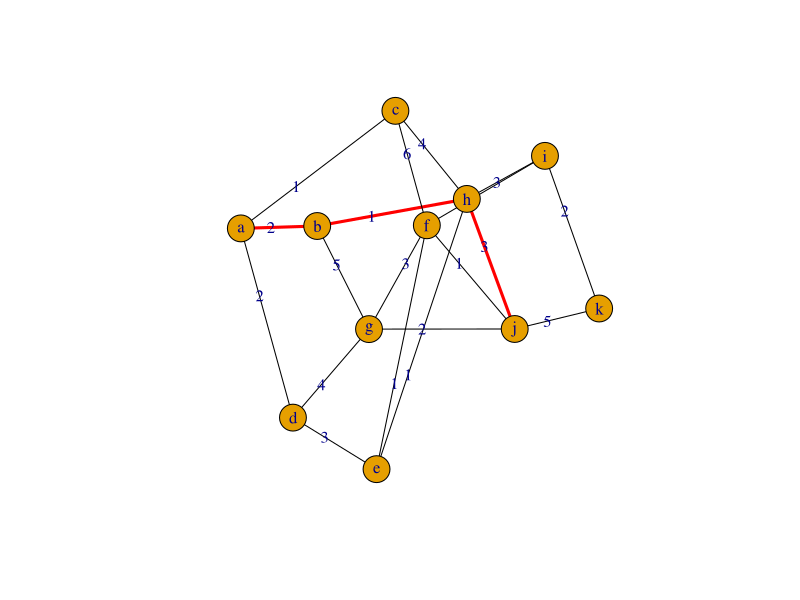
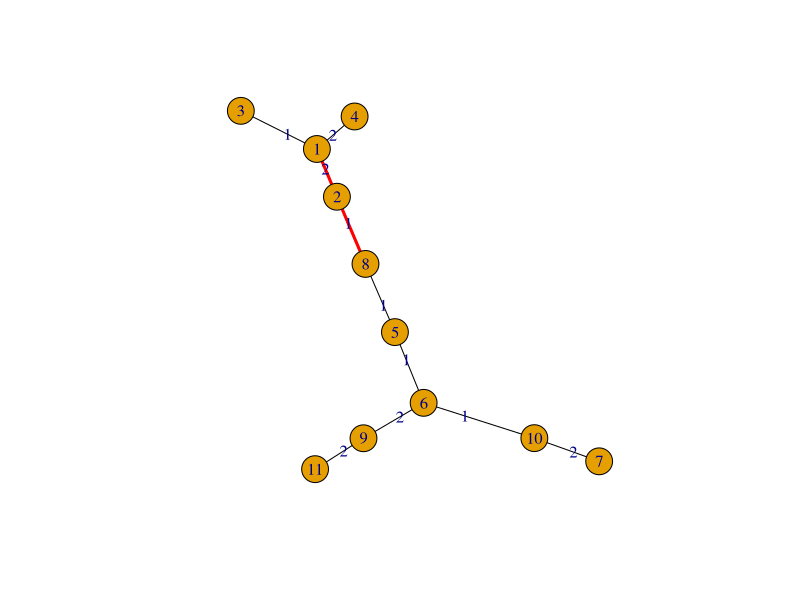

The R script that drew these images, in order:
## ---- chunk 1
knitr::opts_chunk$set(echo = TRUE)
## ---- chunk 2
library(igraph)
MS <- matrix(c(0,2,1,2,0,0,0,0,0,0,0,
2,0,0,0,0,0,5,1,0,0,0,
1,0,0,0,0,6,0,4,0,0,0,
2,0,0,0,3,0,4,0,0,0,0,
0,0,0,3,0,1,0,1,0,0,0,
0,0,6,0,1,0,3,0,2,1,0,
0,5,0,4,0,3,0,0,0,2,0,
0,1,4,0,1,0,0,0,3,3,0,
0,0,0,0,0,2,0,3,0,0,2,
0,0,0,0,0,1,2,3,0,0,5,
0,0,0,0,0,0,0,0,2,5,0), nrow = 11, ncol = 11, byrow = TRUE,
dimnames = list(c("a", "b","c","d","e","f","g","h","i","j","k"),
c("a", "b","c","d","e","f","g","h","i","j","k")))
#MS
#graf z macierzy sąsiedztwa (nazwy kolumn będą etykietami wierzchołków)
graf1<-graph_from_adjacency_matrix(MS,mode= "undirected", weighted = TRUE, add.colnames = "nazwa")
distances(graf1)
distances(graf1,v=c(1:3,5),to=c(7,10))
distances(graf1,v=1,to=10)
#najkrótsześcieżkizwierzchołka1dopozostałychwierzchołkówwgrafie
sp1<-shortest_paths(graf1,1, to= V(graf1), output= c("both"))
sp1
## ---- chunk 3
library(igraph)
E(graf1)$color <- "black"
E(graf1)$width <- 1
E(graf1, path=sp1$vpath[[10]])$color <- "red"
E(graf1, path=sp1$vpath[[10]])$width <- 3
plot(graf1,vertex.label = V(graf1)$nazwa, edge.label=E(graf1)$weight)
mst_graf1<-mst(graf1)
mst_graf1
plot(mst_graf1,edge.label=E(mst_graf1)$weight)
waga_drzewa<-sum(E(mst_graf1)$weight)
waga_drzewa
